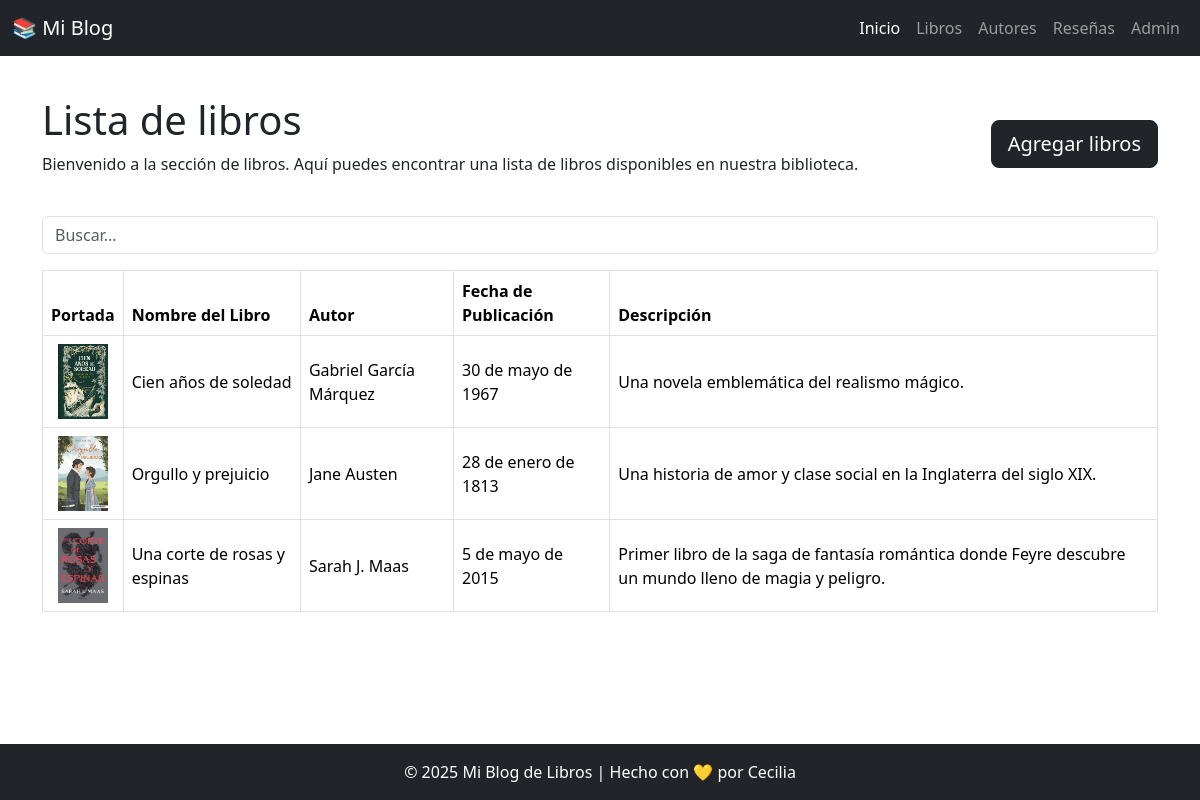
/libros/libros/, run on an earlier commit of the app's database.
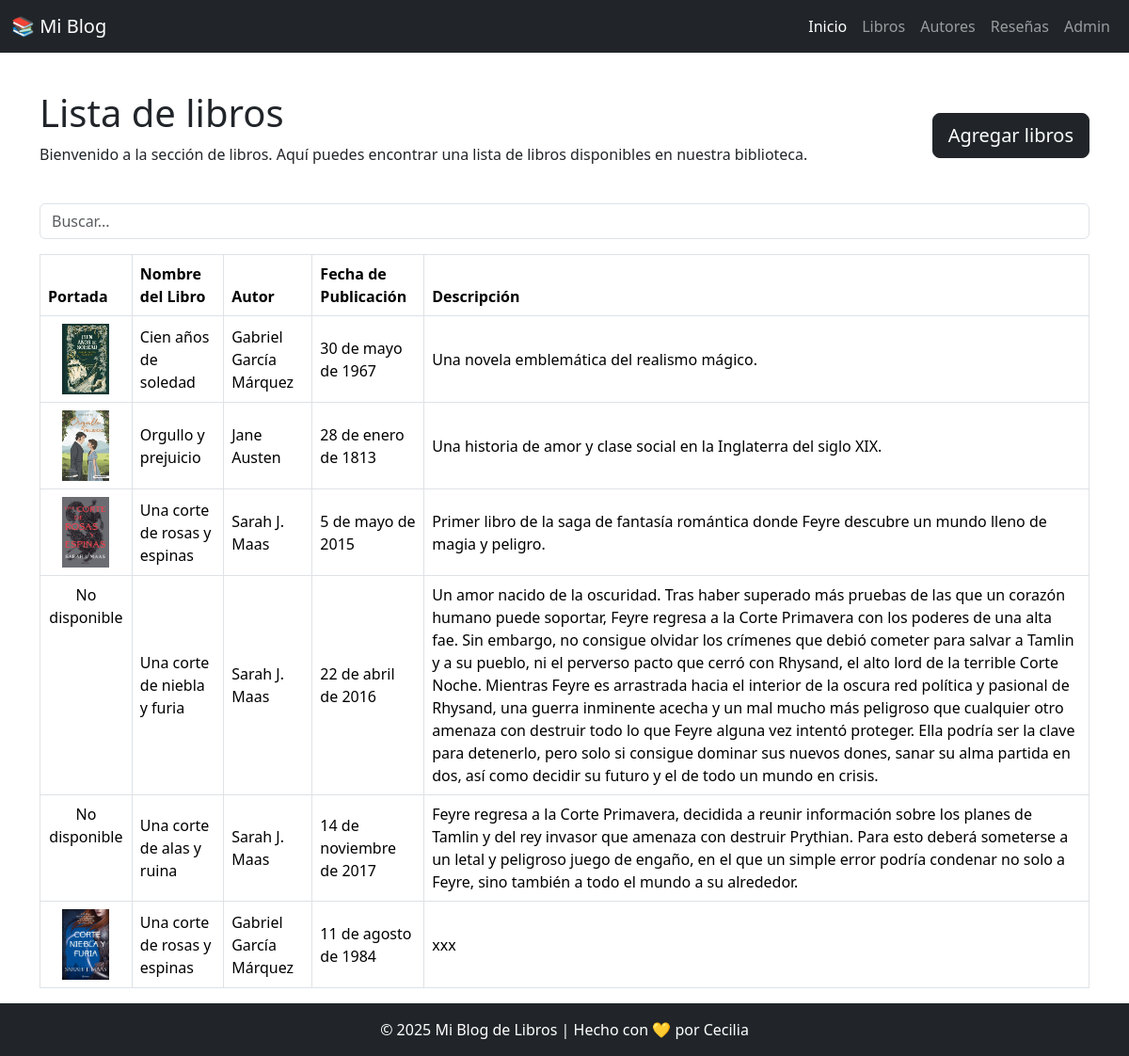
And on a later commit of the database.
### libros/models.py (models this page shows, shortened)
class Libro(models.Model):
    titulo = models.CharField(max_length=200)
    descripcion = models.TextField()
    autor_libro = models.ForeignKey(AutorLibro, on_delete=models.CASCADE, related_name='libros')
    fecha_publicacion = models.DateField()
    portada = models.ImageField(upload_to='libros/img/', blank=True, null=True)

class AutorLibro(models.Model):
    nombre = models.CharField(max_length=100)
    biografia = models.TextField(blank=True)
    fecha_nacimiento = models.DateField(blank=True, null=True)

### libros/views.py (the view)
# urls.py: path('libros/', views.post_libros, name='post_libros'),
def post_libros(request):
    busqueda = request.GET.get('busqueda', None)
    if busqueda:
        post_libros = Libro.objects.filter(titulo__icontains=busqueda)
    else:
        post_libros = Libro.objects.all()
    return render(request, 'libros/libros.html', context={'libros': post_libros})

### libros/templates/libros/libros.html (shortened to what this page needs)
{% extends "libros/base.html" %}
{% block content %}
<div class="d-flex justify-content-between mb-4">
    <div>
        <h1>Lista de libros</h1>
        <p>
            Bienvenido a la sección de libros. Aquí puedes encontrar una lista de libros disponibles en nuestra
            biblioteca.
        </p>
    </div>
    <div class="mt-4">
        <a href="{% url 'libros:libros_create' %}" class="btn btn-dark btn-lg">Agregar libros</a>
    </div>
</div>
<form action="{% url 'libros:post_libros' %}" method="get">
    <input type="text" name="busqueda" placeholder="Buscar..." type="submit" class="form-control mb-3">
</form>
<table class="table table-bordered">
    <thead>
        <tr>
            <th>Portada</th>
            <th>Nombre del Libro</th>
            <th>Autor</th>
            <th>Fecha de Publicación</th>
            <th>Descripción</th>
        </tr>
    </thead>
    <tbody>
        {% for libro in libros %}
        <tr>
            <td class="text-center">
                {% if libro.portada %}
                <img src="{{ libro.portada.url }}" alt="{{ libro.titulo }} portada" width="50" height="75">
                {% else %}
                <p>No disponible</p>
                {% endif %}
            </td>
            <td class="align-middle">{{ libro.titulo }}</td>
            <td class="align-middle">{{ libro.autor_libro.nombre }}</td>
            <td class="align-middle">{{ libro.fecha_publicacion }}</td>
            <td class="align-middle">{{ libro.descripcion }}</td>
        </tr>
        {% empty %}
        <tr>
            <td colspan="5">No hay libros disponibles.</td>
        </tr>
        {% endfor %}
    </tbody>
</table>
{% endblock %}

What changed in the data, as far as the page shows it:
added Libro: portada "No disponible", titulo "Una corte de niebla y furia", autor_libro.nombre "Sarah J. Maas", fecha_publicacion "22 de abril de 2016", descripcion "Un amor nacido de la oscuridad. Tras haber superado más pruebas de las que un corazón humano puede soportar, Feyre regresa a la Corte Primavera con los poderes de una alta fae. Sin embargo, no consigue olvidar los crímenes que debió cometer para salvar a Tamlin y a su pueblo, ni el perverso pacto que cerró con Rhysand, el alto lord de la terrible Corte Noche. Mientras Feyre es arrastrada hacia el interior de la oscura red política y pasional de Rhysand, una guerra inminente acecha y un mal mucho más peligroso que cualquier otro amenaza con destruir todo lo que Feyre alguna vez intentó proteger. Ella podría ser la clave para detenerlo, pero solo si consigue dominar sus nuevos dones, sanar su…"
added Libro: portada "No disponible", titulo "Una corte de alas y ruina", autor_libro.nombre "Sarah J. Maas", fecha_publicacion "14 de noviembre de 2017", descripcion "Feyre regresa a la Corte Primavera, decidida a reunir información sobre los planes de Tamlin y del rey invasor que amenaza con destruir Prythian. Para esto deberá someterse a un letal y peligroso juego de engaño, en el que un simple error podría condenar no solo a Feyre, sino también a todo el mundo a su alrededor."
added Libro: portada (picture), titulo "Una corte de rosas y espinas", autor_libro.nombre "Gabriel García Márquez", fecha_publicacion "11 de agosto de 1984", descripcion "xxx"
